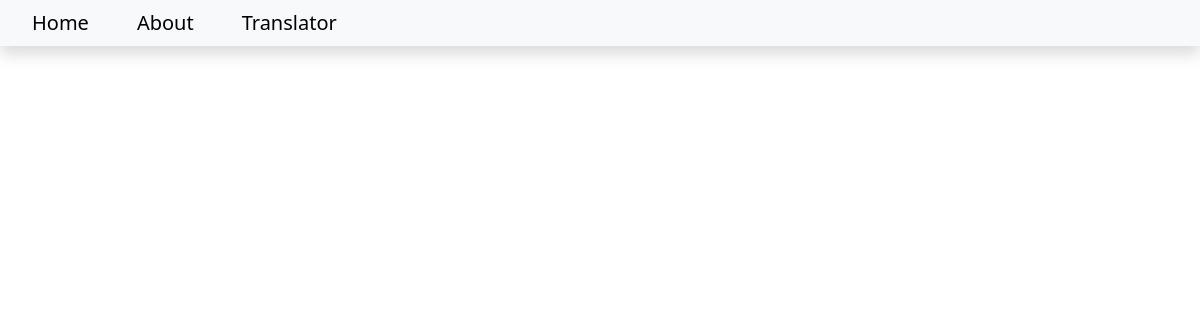
The app's page /, older data.
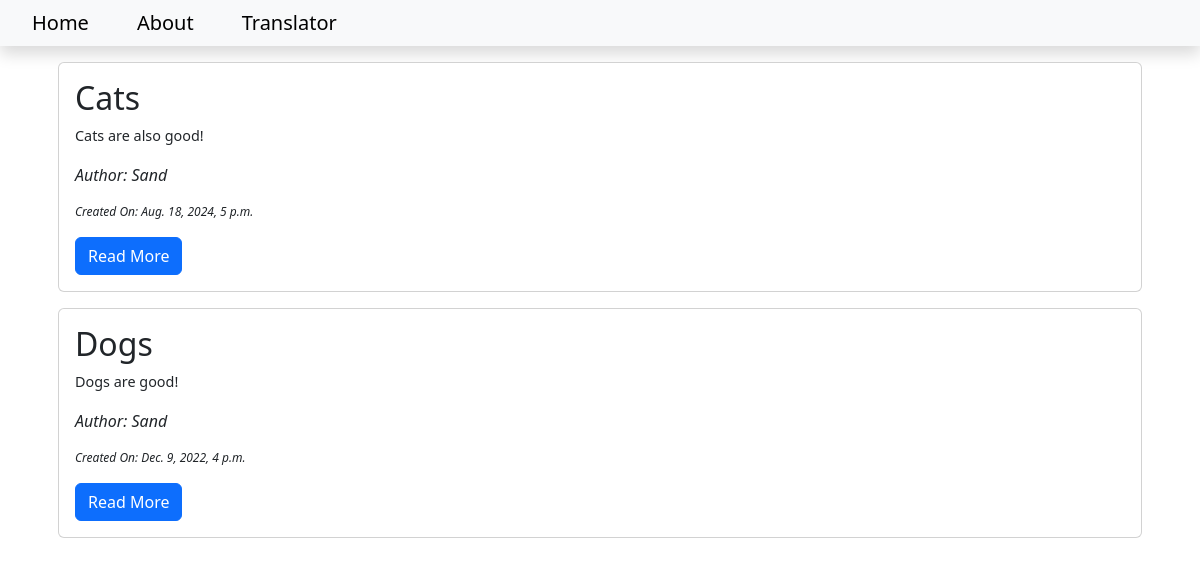
The same page, newer data.
### blog/models.py (models this page shows, shortened)
class Post(models.Model): # Model is a specific class that inherits from django. It is designed to contain fields with data
    title = models.CharField(max_length=200) # Title of the blog post
    contents = models.TextField() # Text of the blog post (using TextField instead as it holds more chars)
    date_created = models.DateTimeField(auto_now_add=True) # Date the blog post was made, when blog post create hits create button the time will be
    slug = models.SlugField(max_length=200, unique=True) # Recording the part of the url after the domain
    author = models.ForeignKey(to=User, on_delete=models.CASCADE) # Is the author of the blog post, not ui input, but inserted from program.
    status = models.IntegerField(choices=STATUS, default=0) # Allows content creator to choose on publishing draft as draft or as published.

### blog/views.py (the view)
# urls.py: path('', views.PostList.as_view(), name='home')
class PostList(generic.ListView):
    queryset=Post.objects.filter(status=1).order_by('-date_created')
    template_name='index.html'

### templates/index.html
{% extends 'base.html' %}
{% block content %}
  <div class="container">
    {% for post in post_list %}
      <div class="card m-3">
        <div class="card-body">
          <h2 class="card-title">{{ post.title }}</h2>
          <p class="card-text" style="font-size: 0.9em;">
            {% if post.contents|length > 400 %}
              {{ post.contents|slice:'400' }}
              <span class="fw-bold">...</span>
            {% else %}
              {{ post.contents }}
            {% endif %}
          </p>
          <p class="card-text fst-italic fw-medium">Author: {{ post.author|title }}</p>
          <p class="card-text fst-italic fw-light" style="font-size: 0.75em;">Created On: {{ post.date_created }}</p>
          <a class="btn btn-primary" href="{% url 'blog_view' post.slug %}">Read More</a>
        </div>
      </div>
    {% endfor %}
  </div>
{% endblock %}

Row changes from the older to the newer data that the page shows:
added Post: title "Cats", contents "Cats are also good!", author "Sand", date_created "Aug. 18, 2024, 5 p.m."
added Post: title "Dogs", contents "Dogs are good!", author "Sand", date_created "Dec. 9, 2022, 4 p.m."
